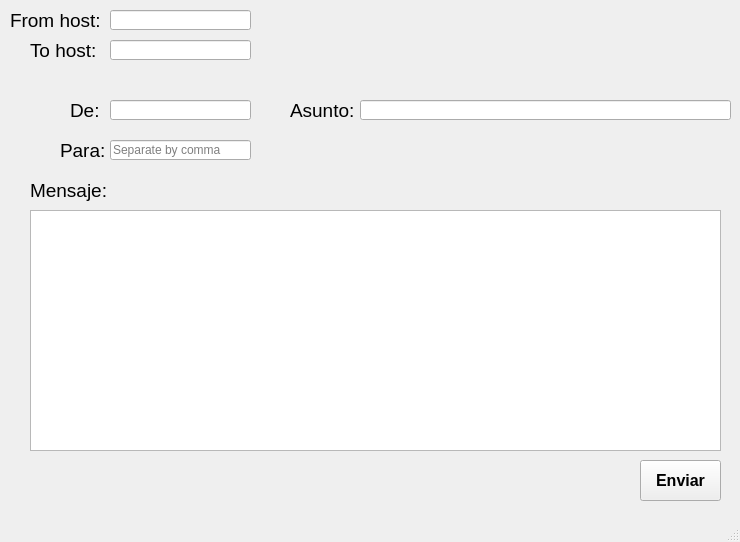
<?xml version="1.0" encoding="UTF-8"?>
<ui version="4.0">
 <class>Send</class>
 <widget class="QMainWindow" name="Send">
  <property name="geometry">
   <rect>
    <x>0</x>
    <y>0</y>
    <width>740</width>
    <height>542</height>
   </rect>
  </property>
  <property name="windowTitle">
   <string>MainWindow</string>
  </property>
  <property name="whatsThis">
   <string extracomment="test"/>
  </property>
  <widget class="QWidget" name="centralwidget">
   <widget class="QLabel" name="label_from_host">
    <property name="geometry">
     <rect>
      <x>10</x>
      <y>0</y>
      <width>131</width>
      <height>41</height>
     </rect>
    </property>
    <property name="font">
     <font>
      <pointsize>14</pointsize>
     </font>
    </property>
    <property name="text">
     <string>From host:</string>
    </property>
   </widget>
   <widget class="QLabel" name="label_to_host">
    <property name="geometry">
     <rect>
      <x>30</x>
      <y>30</y>
      <width>131</width>
      <height>41</height>
     </rect>
    </property>
    <property name="font">
     <font>
      <pointsize>14</pointsize>
     </font>
    </property>
    <property name="text">
     <string>To host:</string>
    </property>
   </widget>
   <widget class="QLineEdit" name="input_from_host">
    <property name="geometry">
     <rect>
      <x>110</x>
      <y>10</y>
      <width>141</width>
      <height>20</height>
     </rect>
    </property>
   </widget>
   <widget class="QLineEdit" name="input_to_host">
    <property name="geometry">
     <rect>
      <x>110</x>
      <y>40</y>
      <width>141</width>
      <height>20</height>
     </rect>
    </property>
   </widget>
   <widget class="QLabel" name="label_from">
    <property name="geometry">
     <rect>
      <x>70</x>
      <y>90</y>
      <width>131</width>
      <height>41</height>
     </rect>
    </property>
    <property name="font">
     <font>
      <pointsize>14</pointsize>
     </font>
    </property>
    <property name="text">
     <string>De:</string>
    </property>
   </widget>
   <widget class="QLineEdit" name="input_from">
    <property name="geometry">
     <rect>
      <x>110</x>
      <y>100</y>
      <width>141</width>
      <height>20</height>
     </rect>
    </property>
   </widget>
   <widget class="QLabel" name="label_to">
    <property name="geometry">
     <rect>
      <x>60</x>
      <y>130</y>
      <width>131</width>
      <height>41</height>
     </rect>
    </property>
    <property name="font">
     <font>
      <pointsize>14</pointsize>
     </font>
    </property>
    <property name="text">
     <string>Para:</string>
    </property>
   </widget>
   <widget class="QLineEdit" name="input_to">
    <property name="geometry">
     <rect>
      <x>110</x>
      <y>140</y>
      <width>141</width>
      <height>20</height>
     </rect>
    </property>
    <property name="toolTip">
     <string/>
    </property>
    <property name="whatsThis">
     <string extracomment="test"/>
    </property>
    <property name="placeholderText">
     <string>Separate by comma</string>
    </property>
   </widget>
   <widget class="QLabel" name="label_subject">
    <property name="geometry">
     <rect>
      <x>290</x>
      <y>90</y>
      <width>131</width>
      <height>41</height>
     </rect>
    </property>
    <property name="font">
     <font>
      <pointsize>14</pointsize>
     </font>
    </property>
    <property name="text">
     <string>Asunto:</string>
    </property>
   </widget>
   <widget class="QLineEdit" name="input_subject">
    <property name="geometry">
     <rect>
      <x>360</x>
      <y>100</y>
      <width>371</width>
      <height>20</height>
     </rect>
    </property>
   </widget>
   <widget class="QLabel" name="label_msg">
    <property name="geometry">
     <rect>
      <x>30</x>
      <y>170</y>
      <width>131</width>
      <height>41</height>
     </rect>
    </property>
    <property name="font">
     <font>
      <pointsize>14</pointsize>
     </font>
    </property>
    <property name="text">
     <string>Mensaje:</string>
    </property>
   </widget>
   <widget class="QPlainTextEdit" name="input_msg">
    <property name="geometry">
     <rect>
      <x>30</x>
      <y>210</y>
      <width>691</width>
      <height>241</height>
     </rect>
    </property>
    <property name="whatsThis">
     <string/>
    </property>
    <property name="placeholderText">
     <string/>
    </property>
   </widget>
   <widget class="QPushButton" name="button_send">
    <property name="geometry">
     <rect>
      <x>640</x>
      <y>460</y>
      <width>81</width>
      <height>41</height>
     </rect>
    </property>
    <property name="font">
     <font>
      <pointsize>12</pointsize>
      <weight>75</weight>
      <bold>true</bold>
     </font>
    </property>
    <property name="text">
     <string>Enviar</string>
    </property>
   </widget>
  </widget>
  <widget class="QMenuBar" name="menubar">
   <property name="geometry">
    <rect>
     <x>0</x>
     <y>0</y>
     <width>740</width>
     <height>21</height>
    </rect>
   </property>
  </widget>
  <widget class="QStatusBar" name="statusbar"/>
 </widget>
 <resources/>
 <connections/>
</ui>
